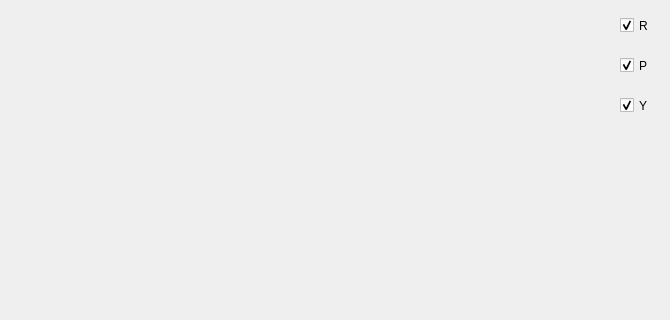
      <widget class="QWidget" name="tab_3">
       <attribute name="title">
        <string>angle</string>
       </attribute>
       <widget class="QCustomPlot" name="plot_angle" native="true">
        <property name="geometry">
         <rect>
          <x>0</x>
          <y>0</y>
          <width>611</width>
          <height>311</height>
         </rect>
        </property>
       </widget>
       <widget class="QCheckBox" name="CB_P">
        <property name="geometry">
         <rect>
          <x>620</x>
          <y>50</y>
          <width>41</width>
          <height>31</height>
         </rect>
        </property>
        <property name="font">
         <font>
          <pointsize>9</pointsize>
         </font>
        </property>
        <property name="text">
         <string>P</string>
        </property>
        <property name="checked">
         <bool>true</bool>
        </property>
       </widget>
       <widget class="QCheckBox" name="CB_R">
        <property name="geometry">
         <rect>
          <x>620</x>
          <y>10</y>
          <width>41</width>
          <height>31</height>
         </rect>
        </property>
        <property name="font">
         <font>
          <pointsize>9</pointsize>
         </font>
        </property>
        <property name="text">
         <string>R</string>
        </property>
        <property name="checked">
         <bool>true</bool>
        </property>
       </widget>
       <widget class="QCheckBox" name="CB_Y">
        <property name="geometry">
         <rect>
          <x>620</x>
          <y>90</y>
          <width>41</width>
          <height>31</height>
         </rect>
        </property>
        <property name="font">
         <font>
          <pointsize>9</pointsize>
         </font>
        </property>
        <property name="text">
         <string>Y</string>
        </property>
        <property name="checked">
         <bool>true</bool>
        </property>
       </widget>
      </widget>
